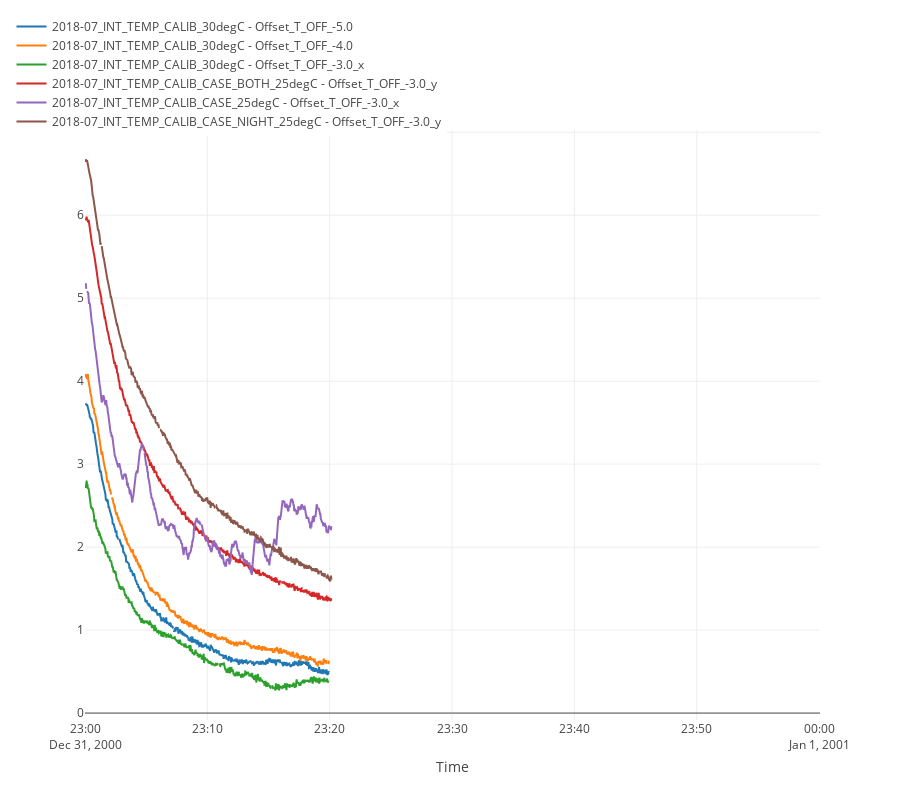

Notebook source saved alongside this figure:
### Code cell
# Plotly
import plotly as ply
import plotly.graph_objs as go
from plotly.widgets import GraphWidget
from plotly.offline import download_plotlyjs, init_notebook_mode, plot, iplot
from plotly.graph_objs import Scatter, Layout
import plotly.figure_factory as ff
from plotly.figure_factory import create_2d_density
import plotly.tools as tls

init_notebook_mode(connected=True)

# Plot Y limits
setLimits = False
maxY = 15000
minY = 0

toshow = []
axisshow = []
# meanTable = []

def show_devices(Source):
    _device_drop.options = [s for s in list(readings[Source]['devices'].keys())]
    _device_drop.source = Source
    #_min_date.value = readings[Source].index.min()._short_repr
    #_max_date.value = readings[Source].index.max()._short_repr

def show_sensors(Source):
    _sensor_drop.options = [s for s in list(readings[_test.value]['devices'][Source]['data'].columns)]
    _sensor_drop.source = Source
    _min_date.value = readings[_test.value]['devices'][Source]['data'].index.min()._short_repr
    _max_date.value = readings[_test.value]['devices'][Source]['data'].index.max()._short_repr

def clear_all(b):
    clear_output()
    del toshow[:]
    del axisshow[:]

def add_sensor(b):
    clear_output()
    d = [_device_drop.source, _sensor_drop.source, _sensor_drop.value]
    
    if d not in toshow: 
        toshow.append(d)
        axisshow.append(_axis_drop.value)
        
    plot_data = readings[toshow[0][0]]['devices'][toshow[0][1]]['data'].loc[:,(toshow[0][2],)]
    list_data_primary = []
    list_data_secondary = []
    list_data_terciary = []
    
    if b.slice_time:
        plot_data = plot_data[plot_data.index > _min_date.value]
        plot_data = plot_data[plot_data.index < _max_date.value]
    
    if len(toshow) > 1:
        for i in range(1, len(toshow)):
            plot_data = pd.merge(plot_data, readings[toshow[i][0]]['devices'][toshow[i][1]]['data'].loc[:,(toshow[i][2],)], left_index=True, right_index=True)

    print '-------------------------------------'
    print ' Medias:\n'
    meanTable = []
    for d in toshow:
        myMean = ' ' + d[1]  + "\t" + d[2] + "\t"
        meanTable.append(myMean)   
    res = plot_data.mean()
    for i in range(len(meanTable)): print meanTable[i] + '%.2f' % (res[i])
    print '-------------------------------------'

    # Change columns naming
    changed = []
    for i in range(len(plot_data.columns)):
        changed.append(toshow[i][0] + ' - '+ plot_data.columns[i])
    plot_data.columns = changed
    
    subplot_rows = 0
    if len(toshow) > 0:
        for i in range(len(toshow)):
            if axisshow[i]=='1': 
                list_data_primary.append(str(changed[i]))
                subplot_rows = max(subplot_rows,1)
            if axisshow[i]=='2': 
                list_data_secondary.append(str(changed[i]))
                subplot_rows = max(subplot_rows,2)
            if axisshow[i]=='3': 
                list_data_terciary.append(str(changed[i]))
                subplot_rows = max(subplot_rows,3)
          
        
    fig1 = tls.make_subplots(rows=subplot_rows, cols=1, shared_xaxes=_synchroniseXaxis.value)

    #if len(list_data_primary)>0:
        #fig1 = plot_data.iplot(kind='scatter', y = list_data_primary, asFigure=True, layout = layout)
    #ply.offline.iplot(fig1)
    
    for i in range(len(list_data_primary)):
        fig1.append_trace({'x': plot_data.index, 'y': plot_data[list_data_primary[i]], 'type': 'scatter', 'name': list_data_primary[i]}, 1, 1)

    for i in range(len(list_data_secondary)):
        fig1.append_trace({'x': plot_data.index, 'y': plot_data[list_data_secondary[i]], 'type': 'scatter', 'name': list_data_secondary[i]}, 2, 1)
    
    for i in range(len(list_data_terciary)):
        fig1.append_trace({'x': plot_data.index, 'y': plot_data[list_data_terciary[i]], 'type': 'scatter', 'name': list_data_terciary[i]}, 3, 1)

    if setLimits: 
        fig1['layout'].update(height = 800,
                            legend=dict(x=-.1, y=1.2) ,
                           xaxis=dict(title='Time'))
                          
    else:
        fig1['layout'].update(height = 800,
                              legend=dict(x=-.1, y=1.2) ,
                           xaxis=dict(title='Time'))
                           
    ply.offline.iplot(fig1)
    
def reset_time(b):
    _min_date.value = readings[b.src.value].index.min()._short_repr
    _max_date.value = readings[b.src.value].index.max()._short_repr

layout=widgets.Layout(width='330px')

# Test dropdown
_test = widgets.Dropdown(options=[k for k in readings.keys()], 
                        layout=layout,
                        description = 'Test')

_test_drop = widgets.interactive(show_devices, 
                                Source=_test, 
                                layout=layout)

# Device dropdown
_device = widgets.Dropdown(options=[k for k in readings[_test.value]['devices'].keys()], 
                        layout=layout,
                        description = 'Device')

_device_drop = widgets.interactive(show_sensors, 
                                Source=_device, 
                                layout=layout)

# Sensor dropdown
_sensor_drop = widgets.Dropdown(layout=layout,
                               description = 'Channel')

# Buttons
_b_add = widgets.Button(description='Add to Plot', layout=widgets.Layout(width='120px'))
_b_add.on_click(add_sensor)
_b_add.slice_time = False
_b_reset_all = widgets.Button(description='Clear all', layout=widgets.Layout(width='120px'))
_b_reset_all.on_click(clear_all)

# Axis dropdown
_axis_drop = widgets.Dropdown(
    options=['1', '2', '3'],
    value='1',
    description='Subplot:',
    disabled=False,
)

# Synchronise Checkbox
_synchroniseXaxis = widgets.Checkbox(value=False, 
                                     description='Synchronise X axis', 
                                     disabled=False, 
                                     layout=widgets.Layout(width='300px'))

# Date fields
_min_date = widgets.Text(description='Start date:', 
                         layout=widgets.Layout(width='330px'))
_max_date = widgets.Text(description='End date:', 
                         layout=widgets.Layout(width='330px'))

# Date buttons
_b_apply_time = _b_reset = widgets.Button(description='Apply dates', layout=widgets.Layout(width='100px'))
_b_apply_time.on_click(add_sensor)
_b_apply_time.slice_time = True
_b_reset_time = _b_reset = widgets.Button(description='Reset dates', layout=widgets.Layout(width='100px'))
_b_reset_time.on_click(reset_time)
#_b_reset_time.src = _kit


_device_box = widgets.HBox([_test_drop, _device_drop])
_sensor_box = widgets.HBox([_sensor_drop, _axis_drop, _synchroniseXaxis])
_plot_box = widgets.HBox([_b_add , _b_reset_all])
_time_box = widgets.HBox([_min_date,_max_date, _b_reset_time, _b_apply_time])
_root_box = widgets.VBox([_time_box, _device_box, _sensor_box, _plot_box])
display(_root_box)

### Figure 1 — Plotly figure (JSON) as saved in the notebook; plotly's stock layout.template omitted (floating-point values rounded to 4 significant figures; data arrays with more than 128 entries replaced by an {"elided": "..."} marker saying what was removed)
{"data": [{"name": "2018-07_INT_TEMP_CALIB_30degC - Offset_T_OFF_-5.0", "type": "scatter", "uid": "f94278ae-8fe1-11e8-869d-6c40088aab98", "x": {"elided": "607 str values"}, "xaxis": "x", "y": {"elided": "607 float values"}, "yaxis": "y"}, {"name": "2018-07_INT_TEMP_CALIB_30degC - Offset_T_OFF_-4.0", "type": "scatter", "uid": "f94715d9-8fe1-11e8-9920-6c40088aab98", "x": {"elided": "607 str values"}, "xaxis": "x", "y": {"elided": "607 float values"}, "yaxis": "y"}, {"name": "2018-07_INT_TEMP_CALIB_30degC - Offset_T_OFF_-3.0_x", "type": "scatter", "uid": "f94b720f-8fe1-11e8-a4d7-6c40088aab98", "x": {"elided": "607 str values"}, "xaxis": "x", "y": {"elided": "607 float values"}, "yaxis": "y"}, {"name": "2018-07_INT_TEMP_CALIB_CASE_BOTH_25degC - Offset_T_OFF_-3.0_y", "type": "scatter", "uid": "f94f8dc0-8fe1-11e8-bb07-6c40088aab98", "x": {"elided": "607 str values"}, "xaxis": "x", "y": {"elided": "607 float values"}, "yaxis": "y"}, {"name": "2018-07_INT_TEMP_CALIB_CASE_25degC - Offset_T_OFF_-3.0_x", "type": "scatter", "uid": "f953dc21-8fe1-11e8-a2fb-6c40088aab98", "x": {"elided": "607 str values"}, "xaxis": "x", "y": {"elided": "607 float values"}, "yaxis": "y"}, {"name": "2018-07_INT_TEMP_CALIB_CASE_NIGHT_25degC - Offset_T_OFF_-3.0_y", "type": "scatter", "uid": "f959d70f-8fe1-11e8-85fa-6c40088aab98", "x": {"elided": "607 str values"}, "xaxis": "x", "y": {"elided": "607 float values"}, "yaxis": "y"}], "layout": {"height": 800, "legend": {"x": -0.1, "y": 1.2}, "xaxis": {"anchor": "y", "domain": [0, 1], "title": "Time"}, "yaxis": {"anchor": "x", "domain": [0, 1]}}}
